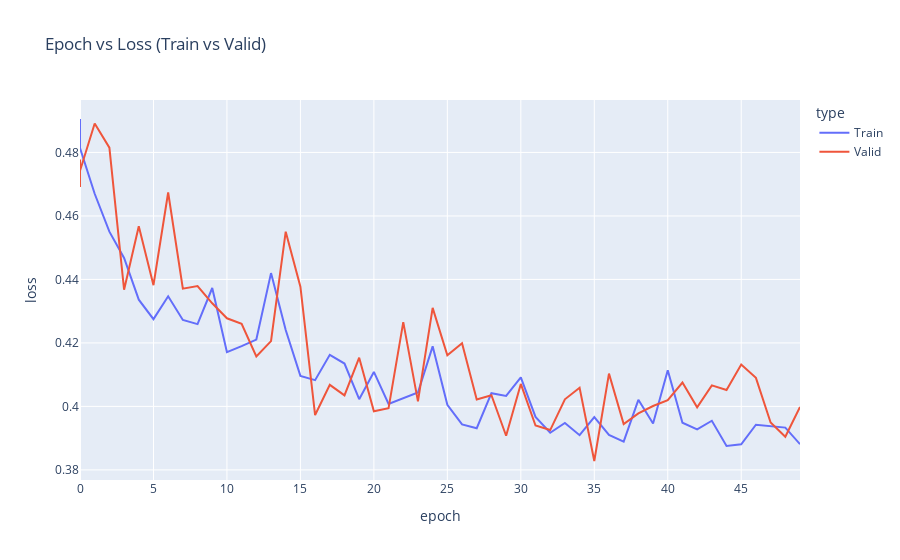

Notebook cell for this chart:
### Code cell
train_loss_df = pd.DataFrame(train_loss)
valid_loss_df = pd.DataFrame(valid_loss)

train_loss_df['type'] = 'Train'
valid_loss_df['type'] = 'Valid'
combined_loss_df = pd.concat([train_loss_df, valid_loss_df])
fig = px.line(combined_loss_df, x='epoch', y='loss', color='type', title='Epoch vs Loss (Train vs Valid)')
fig.show()

### Figure 1 — Plotly figure (JSON) as saved in the notebook; plotly's stock layout.template omitted (floating-point values rounded to 4 significant figures)
{"data": [{"hovertemplate": "type=Train<br>epoch=%{x}<br>loss=%{y}<extra></extra>", "legendgroup": "Train", "line": {"color": "#636efa", "dash": "solid"}, "marker": {"symbol": "circle"}, "mode": "lines", "name": "Train", "orientation": "v", "showlegend": true, "type": "scatter", "x": [0, 0, 0, 1, 2, 3, 4, 5, 6, 7, 8, 9, 10, 11, 12, 13, 14, 15, 16, 17, 18, 19, 20, 21, 22, 23, 24, 25, 26, 27, 28, 29, 30, 31, 32, 33, 34, 35, 36, 37, 38, 39, 40, 41, 42, 43, 44, 45, 46, 47, 48, 49], "xaxis": "x", "y": [0.4842, 0.4905, 0.4814, 0.467, 0.455, 0.4468, 0.4336, 0.4275, 0.4347, 0.4272, 0.4259, 0.4373, 0.4171, 0.419, 0.421, 0.442, 0.4241, 0.4096, 0.4083, 0.4162, 0.4135, 0.4023, 0.4109, 0.4008, 0.4025, 0.4044, 0.4189, 0.4005, 0.3943, 0.3931, 0.4042, 0.4033, 0.4091, 0.3967, 0.3917, 0.3948, 0.3909, 0.3966, 0.391, 0.3889, 0.4021, 0.3946, 0.4114, 0.3949, 0.3927, 0.3955, 0.3876, 0.3881, 0.3942, 0.3938, 0.3933, 0.3881], "yaxis": "y"}, {"hovertemplate": "type=Valid<br>epoch=%{x}<br>loss=%{y}<extra></extra>", "legendgroup": "Valid", "line": {"color": "#EF553B", "dash": "solid"}, "marker": {"symbol": "circle"}, "mode": "lines", "name": "Valid", "orientation": "v", "showlegend": true, "type": "scatter", "x": [0, 0, 0, 1, 2, 3, 4, 5, 6, 7, 8, 9, 10, 11, 12, 13, 14, 15, 16, 17, 18, 19, 20, 21, 22, 23, 24, 25, 26, 27, 28, 29, 30, 31, 32, 33, 34, 35, 36, 37, 38, 39, 40, 41, 42, 43, 44, 45, 46, 47, 48, 49], "xaxis": "x", "y": [0.4691, 0.4778, 0.4742, 0.4891, 0.4815, 0.4368, 0.4568, 0.4382, 0.4674, 0.4371, 0.4379, 0.4325, 0.4278, 0.426, 0.4157, 0.4206, 0.4551, 0.4377, 0.3973, 0.4068, 0.4035, 0.4153, 0.3985, 0.3994, 0.4265, 0.4016, 0.4311, 0.4161, 0.4199, 0.4022, 0.4035, 0.3908, 0.4071, 0.394, 0.3925, 0.4022, 0.4059, 0.3828, 0.4103, 0.3944, 0.3978, 0.4001, 0.402, 0.4075, 0.3997, 0.4066, 0.4052, 0.4132, 0.409, 0.3949, 0.3904, 0.3998], "yaxis": "y"}], "layout": {"legend": {"title": {"text": "type"}, "tracegroupgap": 0}, "title": {"text": "Epoch vs Loss (Train vs Valid)"}, "xaxis": {"anchor": "y", "domain": [0, 1], "title": {"text": "epoch"}}, "yaxis": {"anchor": "x", "domain": [0, 1], "title": {"text": "loss"}}}}
